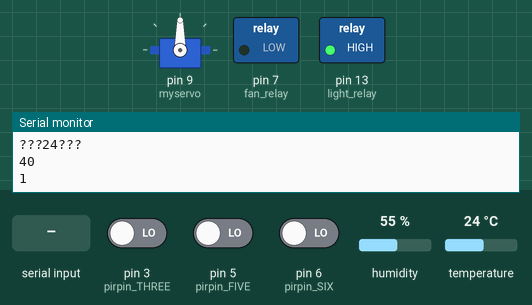
Bench run of a sketch on a simulated Arduino Uno, built with avr-gcc and run on an emulated ATmega328P. Shown: servo, switched loads named in the sketch (green lamp = pin HIGH), the last lines printed to the serial monitor. The inputs (shaded band) are chosen by the test bench; at power-on: pin 3 (pirpin_THREE) LOW, temperature 24 °C, pin 5 (pirpin_FIVE) LOW, pin 6 (pirpin_SIX) LOW, humidity 55 %.

Above: at 6.3 s.
6.4 s: pin 3 (pirpin_THREE) driven HIGH
At 6.58 s:
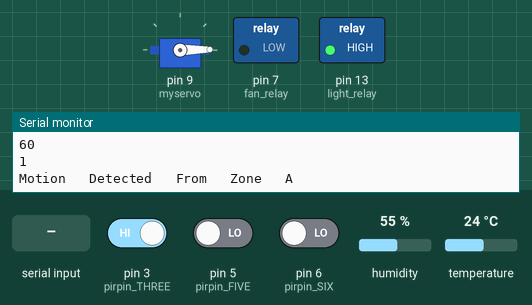
9.9 s: temperature set to 26 °C
At 12.77 s:
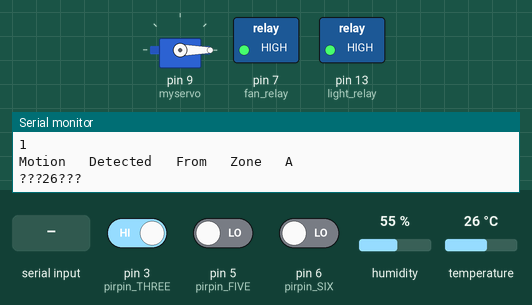
14.4 s: pin 5 (pirpin_FIVE) driven HIGH
17.9 s: pin 6 (pirpin_SIX) driven HIGH
21.4 s: "GN" received over Serial
At 21.55 s:
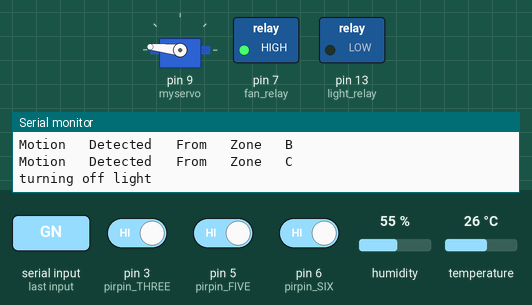
24.9 s: "TFF" received over Serial
At 25.16 s:
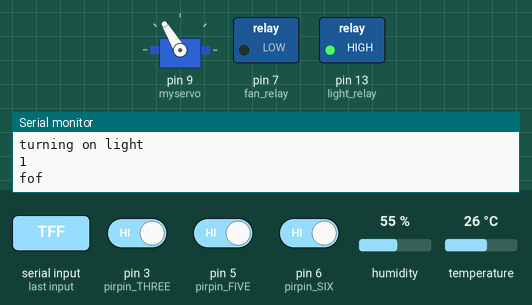
Timing chart, 0 to 29.4 s (numbered marks = the images above; inputs shaded):
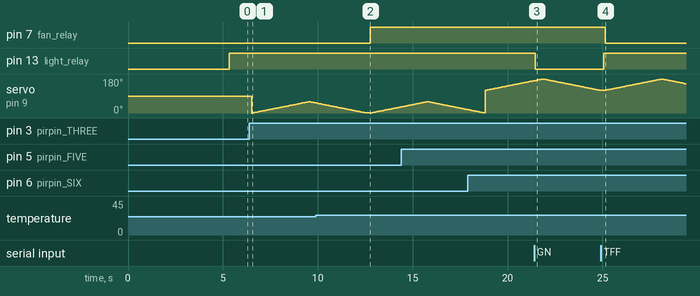

Measured:
- the behaviour switches between 24 and 25 °C on temperature (found by bisection; images 1 and 2)
- after the input at 9.9 s, pin 7 (fan_relay): LOW → HIGH after 2.9 s
- after the input at 21.4 s, pin 13 (light_relay): HIGH → LOW after 0.05 s
- after the input at 24.9 s, pin 7 (fan_relay): HIGH → LOW after 0.26 s

The sketch:

home_automation.ino
```cpp
#include <DHT.h>
#include <Servo.h>
int get_motion_zone();
void automate_with_motion();
int get_temperature();
int get_humidity();
void fan_on();
void fan_off();
void turn_light_on();
void turn_light_off();
void automate_with_temperature();
void rotate_camera();
void send_confirmation_off();
void send_confirmation_on();
void send_current_state();
void handle_bluetooth_command();
Servo myservo;
#define DHTTYPE DHT11
#define dht_pin 8
DHT dht(dht_pin, DHT11);
char command;
String string;
boolean light_on = false;
int fan_relay = 7;
int light_relay = 13;
boolean fan_master_key = true;
boolean light_master_key = true;
int t, h;
int pos = 90;
int src, dst;
int pirpin_THREE = 3;
int pirpin_FIVE = 5;
int pirpin_SIX = 6;
int incr = 1;
int time_since_last_motion = 0;
int zone;
boolean conf_sent = false;
boolean CCTV_MODE = true;
//unsigned long start_time_millis;
//unsigned long
void turn_light_on()
{

  if(digitalRead(light_relay)==LOW){
    Serial.println("turning on light");
    digitalWrite(light_relay, HIGH);
    }
}


void turn_light_off()
{

  if(digitalRead(light_relay)==HIGH){
    Serial.println("turning off light");
    digitalWrite(light_relay, LOW);
    }

}


void fan_on() {
  conf_sent = true;
  Serial.println("fon");
  if(digitalRead(fan_relay)==LOW){
    Serial.println("turning on fan");
    digitalWrite(fan_relay, HIGH);
    }
}


void fan_off() {
  conf_sent = true;
  Serial.println("fof");
  if(digitalRead(fan_relay)==HIGH){
    Serial.println("turning off fan");
    digitalWrite(fan_relay, LOW);
    }
}


int get_temperature() {
  return dht.readTemperature();
}


int get_humidity() {
  return dht.readHumidity();
}


void automate_with_temperature() {

  delay(100);

  t = get_temperature();
  delay(100);
  Serial.print("???");
  Serial.print(t);
  Serial.println("???");
  Serial.println(time_since_last_motion);


    //Serial.println(fan_master_key);

    if(time_since_last_motion <= 6000)
    {

          if(t>=25)
          {
               if(fan_master_key==false)
               {
                return;
               }

                 else
                 {
                   fan_on();
                   fan_master_key=true;
                 }

          }


       else
            {
                if (fan_master_key==true)
                {
                  return;

                }
             else
                  {
                 fan_off();
                  }

           }

    }


             else

               {
                   if(fan_master_key=false)
                     {
                         fan_off();
                         fan_master_key=true;

                     }
                  else
                         {
                          fan_off();

                         }
                            Serial.println("$$$FF$$$");

              }


}


void rotate_camera() {
  // For the sake of bluetooth command delay
  // we rotate camera at the cost of keep waiting other devices
  // we rotate it when CCTV_MODE is true

  if (CCTV_MODE==true) {
    for (int i = src; i < dst; i += incr) {
      myservo.write(i);
      delay(50);
      handle_bluetooth_command();         // For Continued Bluetooth listening
    }
    for (int i = dst; i > src; i -= incr) {
      myservo.write(i);
      delay(50);
      handle_bluetooth_command();       // For Continued Bluetooth listening
    }
  }

}


int get_motion_zone() {
  int zone;
  if (digitalRead(pirpin_THREE) == HIGH) {
    zone = 1;
  }
  if (digitalRead(pirpin_FIVE) == HIGH) {
    zone = 2;
  }
  if (digitalRead(pirpin_SIX) == HIGH) {
    zone = 3;
  }
  return zone;
}


void automate_with_motion() {


   time_since_last_motion+=10;
 // time_since_last_motion +=millis()-start_time_millis ;
  //start_time_millis=millis();
  if (time_since_last_motion <= 6000&&(digitalRead(pirpin_THREE) == HIGH) || (digitalRead(pirpin_FIVE) == HIGH) || (digitalRead(pirpin_SIX) == HIGH)) {

                  turn_light_on();
                  light_master_key = true;
                 // Serial.println("$$$LF$$$");

                }


 Serial.println(light_master_key);
 if(light_master_key==true)
    {
     turn_light_on();
    }


    else
      {
        turn_light_off();
        light_master_key=true;
        //Serial.println("$$$LO$$$");
      }
       rotate_camera();

  if ((digitalRead(pirpin_THREE) == LOW) && (digitalRead(pirpin_FIVE) == LOW) && (digitalRead(pirpin_SIX) == LOW))return;

  if (digitalRead(pirpin_THREE) == HIGH ) {
    time_since_last_motion = 0;
    src = 0; dst = 60;
    Serial.println("Motion   Detected   From   Zone   A");
  }

  if (digitalRead(pirpin_FIVE) == HIGH ) {

    time_since_last_motion = 0;
    src = 60; dst = 120;
    Serial.println("Motion   Detected   From   Zone   B");

  }

  if (digitalRead(pirpin_SIX) == HIGH) {

    time_since_last_motion = 0;
    src = 120; dst = 180;
   Serial.println("Motion   Detected   From   Zone   C");

  }

  // Here We are sure for a motion detection
  // Turn Lights on

          turn_light_on();


  // And Rotate Camera
  rotate_camera();

}

void initialize_sensors() {
      delay(5000);
  }


void send_confirmation_on() {
  Serial.print("$$$SITFO$$$");
}


void send_confirmation_off() {
  Serial.print("$$$SITFF$$$");
}

void send_current_state() {

  delay(1000);
  Serial.println("");

  if (digitalRead(fan_relay) == HIGH) {
    Serial.println("$$$FO$$$");

  } else {
    Serial.println("$$$FF$$$");
  }

  if (digitalRead(light_relay) == HIGH) {
    Serial.println("$$$LO$$$");
  } else {
    Serial.println("$$$LF$$$");
  }
}

void handle_bluetooth_command() {


  if (Serial.available() > 0) {
    string = "";

  }

  while (Serial.available() > 0) {
    //Serial.println("cmd inc");
    command = ((byte)Serial.read());

    if (command == ':') {
      break;
    }
    else {
      string += command;
    }

    delay(10);


  if (string == "WU") {
    turn_light_on();
  }

  if (string == "GN") {
    turn_light_off();

  }

  if (string == "TLO") {
    turn_light_on();
    light_on = true;
  }

  if (string == "TLF") {

    turn_light_off();
    light_on = false;
  }

  if (string == "TFO") {
    fan_on();
    fan_master_key=true;
//    t = get_temperature();
//    if (t < 25) {
//
//      if (conf_sent == false) {
//        send_confirmation_on();
//        conf_sent = true;
//      }
//
//    }
  }

  if (string == "TFF") {
    fan_off();
    fan_master_key=false;
//    if (t > 25) {
//      if (conf_sent == false) {
//        send_confirmation_off();
//        conf_sent = true;
//      }
//    }

  }

  if (string == "CO") {
    fan_on();
    fan_master_key = true;
    conf_sent = true;
  }

  if (string == "CF") {
    fan_on();
    fan_master_key = true;
    conf_sent = true;
  }

  if (string == "CI") {
    // This is sent when app connects so , We send current state and turn CCTV mode off
    send_current_state();
    Serial.println("cctv mode turned off");
    CCTV_MODE = false;
    string = "";
  }

  if (string == "CCTVACT") {
    CCTV_MODE = true;
  }
  }
}

void setup() {
  // put your setup code here, to run once:
  Serial.begin(9600);
  myservo.attach(9);
  initialize_sensors();
  pinMode(fan_relay, OUTPUT);
  pinMode(pirpin_THREE, INPUT);
  pinMode(pirpin_FIVE, INPUT);
  pinMode(pirpin_SIX, INPUT);
  pinMode(light_relay, OUTPUT);
  digitalWrite(light_relay, LOW);
  delay(100);
 // start_time_millis= millis();
}


void loop() {
  // put your main code here, to run repeatedly:
  automate_with_temperature();
  automate_with_motion();
  handle_bluetooth_command();

}
```
